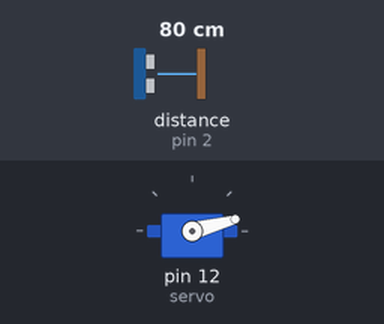
A sketch run on a simulated Arduino Uno, built with avr-gcc and run on an emulated ATmega328P. Parts: servo. Wiring (inferred from the names in the program): ultrasonic range finder: trigger pin 3; echo pin 2. Inputs (shaded band) come from the test bench; at power-on: distance to the obstacle (sensor on pin 2) 80 cm. The echo pulse lasts 58.3 µs per cm; what the sketch prints to the serial monitor is not drawn.

Above: at 0.01 s.
1.3 s: distance to the obstacle (sensor on pin 2) set to 2 cm
At 1.8 s:
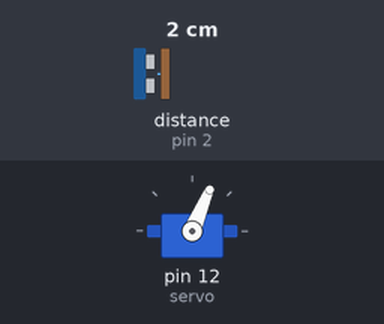
4.3 s: distance to the obstacle (sensor on pin 2) set to 299 cm
At 5.17 s:
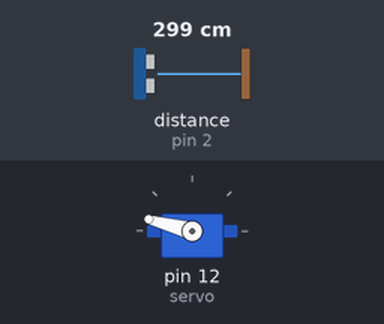
7.3 s: distance to the obstacle (sensor on pin 2) set to 4 cm
At 7.8 s:
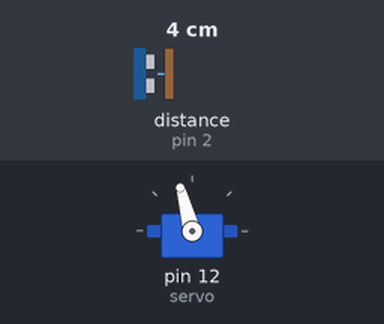
10.3 s: distance to the obstacle (sensor on pin 2) set to 35 cm
Timing chart, 0 to 14.3 s (numbered marks = the images above; inputs shaded):
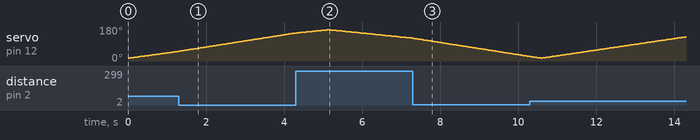

The sketch:

radar_ultrassonico.ino
```cpp
#include <Servo.h> //Biblioteca do Servo Motor

/*
   Teste do Sensor Ultrassônico HC-SR04 com o Servo motor

   Objetivo: Construir um radar ultrassônico com o sensor HCSR04 e o servo motor

   Autora: Téc. em Mecatrônica - Ivoneide Duarte

   Data: Junho de 2020
*/

const int pinTrigger = 3; //Pino 3 do Arduino será a saída de trigger
const int pinEcho = 2;    //Pino 2 do Arduino será a entrada de echo

long tempo;
int distancia;

Servo servo;

void setup()
{
  pinMode(pinTrigger, OUTPUT); //Pino de trigger será saída digital
  pinMode(pinEcho, INPUT);     //Pino de echo será entrada digital

  Serial.begin(9600);          //Inicia comunicação serial
  servo.attach(12);            //Anexar o servo
}

void loop()
{
//Servo gire de 0 a 180º
//Servo volte de 180 a 0º
//  for (byte i = 0; i <= 180; i++)
//  { // O servo irá girar de 15° até 165°
//    servo.write(i);
//    delay(30); //Enviar a informação da distancia
//    distancia = calculoDistancia();
//    Serial.print(distancia);
//  }
//  for (byte i = 180; i >= 0; i--)
//  { // O servo irá girar de 15° até 165°
//    servo.write(i);
//    delay(30); //Enviar a informação da distancia
//    distancia = calculoDistancia();
//    Serial.print(distancia);
//  }


  for (byte i = 15; i <= 165; i++)
  { // O servo irá girar de 15° até 165°
    servo.write(i);
    delay(30);

    // Nessa parte, enquanto o servo gira, o sensor verifica
    // Se tem algum objeto e qual a distancia
    // Chamando a função 'CalculandoDistancia()'
    distancia = calculoDistancia();
    Serial.print(i);         // Mostra na serial qual o angulo de giro o servo está naquele momento
    Serial.print(",");       // Aqui vamos separar o angulo da distancia calculada com uma vírgula
    Serial.print(distancia); // Mostra a distancia que o sensor está calculando
    Serial.print(".");       // Coloca um '.' depois da distancia para indexar no processing a distancia
  }

  for (byte i = 165; i > 15; i--)
  { // Os mesmos passos que fizemos para ele ir de 15° --> 165°
    // Vamos utilizar para ele voltar de 165° --> 15°
    servo.write(i);
    delay(30);
    distancia = calculoDistancia();
    Serial.print(i);
    Serial.print(",");
    Serial.print(distancia);
    Serial.print("."); //Processing -> tua barra vai se movimentar
  }
}

int calculoDistancia()
{
  digitalWrite(pinTrigger, LOW); // Aqui vou desligar o trigger para poder realizar os pulsos
  delayMicroseconds(2); //Desativado

  digitalWrite(pinTrigger, HIGH); //Pulso de trigger em nível alto
  delayMicroseconds(10);  //Pulso ativo  //duração de 10 microsegundos
  digitalWrite(pinTrigger, LOW);  //Pulso de trigge em nível baixo
  tempo = pulseIn(pinEcho, HIGH); //Escuta a porta 10(Echo), tempo de echo: 10 microssegundos e 3min
  distancia = tempo * 0.034 / 2; // Por fim, esta é a fórmula que utilizamos para converter o tempo na distancia do objeto até o sensor

  return distancia;

  //v=342m/s --> velocidade do som
  //t= tempo = pilseIn(pinEcho, HIGH)
  //s = distancia que quero encontrar
  //distancia = tempo*0.017; //centimetros -> 400cm
  //distancia = tempo*0.17; //decimetros -> 40dm
  //4 metros
}
```
